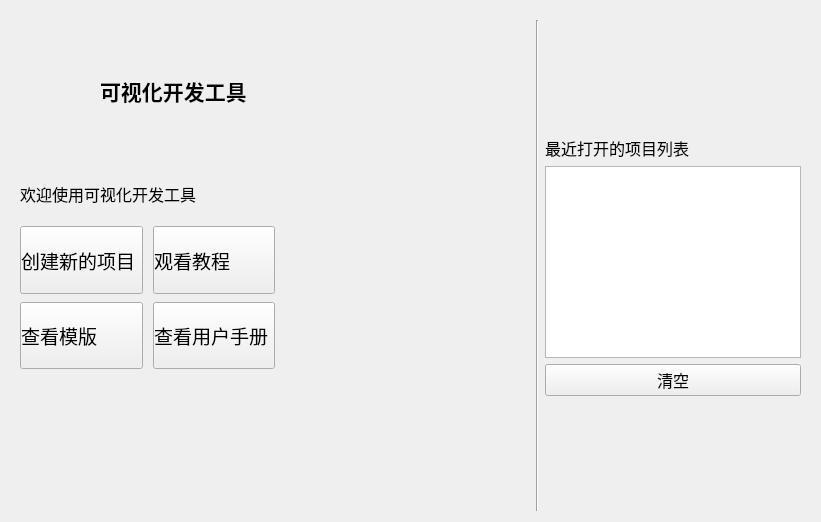
<?xml version="1.0" encoding="UTF-8"?>
<ui version="4.0">
 <class>HomeTemplateSelection</class>
 <widget class="QWidget" name="HomeTemplateSelection">
  <property name="geometry">
   <rect>
    <x>0</x>
    <y>0</y>
    <width>821</width>
    <height>522</height>
   </rect>
  </property>
  <property name="windowTitle">
   <string>Form</string>
  </property>
  <layout class="QHBoxLayout" name="horizontalLayout_2">
   <property name="leftMargin">
    <number>20</number>
   </property>
   <property name="topMargin">
    <number>20</number>
   </property>
   <property name="rightMargin">
    <number>20</number>
   </property>
   <item>
    <layout class="QVBoxLayout" name="verticalLayout">
     <property name="spacing">
      <number>20</number>
     </property>
     <item>
      <layout class="QHBoxLayout" name="horizontalLayout">
       <item>
        <widget class="QLabel" name="label">
         <property name="sizePolicy">
          <sizepolicy hsizetype="Expanding" vsizetype="Expanding">
           <horstretch>0</horstretch>
           <verstretch>0</verstretch>
          </sizepolicy>
         </property>
         <property name="maximumSize">
          <size>
           <width>60</width>
           <height>60</height>
          </size>
         </property>
         <property name="text">
          <string/>
         </property>
         <property name="pixmap">
          <pixmap resource="designer.qrc">:/qt-project.org/designer/designer.ico</pixmap>
         </property>
         <property name="scaledContents">
          <bool>true</bool>
         </property>
        </widget>
       </item>
       <item>
        <widget class="QLabel" name="label_2">
         <property name="sizePolicy">
          <sizepolicy hsizetype="Expanding" vsizetype="Expanding">
           <horstretch>0</horstretch>
           <verstretch>0</verstretch>
          </sizepolicy>
         </property>
         <property name="font">
          <font>
           <family>Microsoft YaHei</family>
           <pointsize>16</pointsize>
           <bold>true</bold>
          </font>
         </property>
         <property name="text">
          <string>可视化开发工具</string>
         </property>
        </widget>
       </item>
      </layout>
     </item>
     <item>
      <widget class="QLabel" name="label_3">
       <property name="sizePolicy">
        <sizepolicy hsizetype="Expanding" vsizetype="Preferred">
         <horstretch>0</horstretch>
         <verstretch>0</verstretch>
        </sizepolicy>
       </property>
       <property name="font">
        <font>
         <family>Microsoft YaHei</family>
         <pointsize>12</pointsize>
        </font>
       </property>
       <property name="text">
        <string>欢迎使用可视化开发工具</string>
       </property>
      </widget>
     </item>
     <item>
      <layout class="QGridLayout" name="gridLayout">
       <property name="horizontalSpacing">
        <number>10</number>
       </property>
       <property name="verticalSpacing">
        <number>8</number>
       </property>
       <item row="0" column="1">
        <widget class="QPushButton" name="pushButton_2">
         <property name="sizePolicy">
          <sizepolicy hsizetype="Expanding" vsizetype="Expanding">
           <horstretch>0</horstretch>
           <verstretch>0</verstretch>
          </sizepolicy>
         </property>
         <property name="font">
          <font>
           <family>Microsoft YaHei UI</family>
           <pointsize>14</pointsize>
          </font>
         </property>
         <property name="styleSheet">
          <string notr="true">text-align:left;</string>
         </property>
         <property name="text">
          <string>观看教程</string>
         </property>
         <property name="icon">
          <iconset resource="designer.qrc">
           <normaloff>:/qt-project.org/designer/images/play-button.png</normaloff>:/qt-project.org/designer/images/play-button.png</iconset>
         </property>
         <property name="iconSize">
          <size>
           <width>50</width>
           <height>50</height>
          </size>
         </property>
         <property name="autoDefault">
          <bool>false</bool>
         </property>
        </widget>
       </item>
       <item row="1" column="0">
        <widget class="QPushButton" name="pbViewTemplate">
         <property name="sizePolicy">
          <sizepolicy hsizetype="Expanding" vsizetype="Expanding">
           <horstretch>0</horstretch>
           <verstretch>0</verstretch>
          </sizepolicy>
         </property>
         <property name="font">
          <font>
           <family>Microsoft YaHei UI</family>
           <pointsize>14</pointsize>
          </font>
         </property>
         <property name="styleSheet">
          <string notr="true">text-align:left;</string>
         </property>
         <property name="text">
          <string>查看模版</string>
         </property>
         <property name="icon">
          <iconset resource="designer.qrc">
           <normaloff>:/qt-project.org/designer/images/folder.png</normaloff>:/qt-project.org/designer/images/folder.png</iconset>
         </property>
         <property name="iconSize">
          <size>
           <width>50</width>
           <height>50</height>
          </size>
         </property>
         <property name="autoDefault">
          <bool>false</bool>
         </property>
        </widget>
       </item>
       <item row="1" column="1">
        <widget class="QPushButton" name="pushButton_4">
         <property name="sizePolicy">
          <sizepolicy hsizetype="Expanding" vsizetype="Expanding">
           <horstretch>0</horstretch>
           <verstretch>0</verstretch>
          </sizepolicy>
         </property>
         <property name="font">
          <font>
           <family>Microsoft YaHei UI</family>
           <pointsize>14</pointsize>
          </font>
         </property>
         <property name="styleSheet">
          <string notr="true">text-align:left;</string>
         </property>
         <property name="text">
          <string>查看用户手册</string>
         </property>
         <property name="icon">
          <iconset resource="designer.qrc">
           <normaloff>:/qt-project.org/designer/images/information.png</normaloff>:/qt-project.org/designer/images/information.png</iconset>
         </property>
         <property name="iconSize">
          <size>
           <width>50</width>
           <height>50</height>
          </size>
         </property>
         <property name="autoDefault">
          <bool>false</bool>
         </property>
        </widget>
       </item>
       <item row="0" column="0">
        <widget class="QPushButton" name="pbNewProject">
         <property name="sizePolicy">
          <sizepolicy hsizetype="Expanding" vsizetype="Expanding">
           <horstretch>0</horstretch>
           <verstretch>0</verstretch>
          </sizepolicy>
         </property>
         <property name="font">
          <font>
           <family>Microsoft YaHei UI</family>
           <pointsize>14</pointsize>
          </font>
         </property>
         <property name="styleSheet">
          <string notr="true">text-align:left;</string>
         </property>
         <property name="text">
          <string>创建新的项目</string>
         </property>
         <property name="icon">
          <iconset resource="designer.qrc">
           <normaloff>:/qt-project.org/designer/images/new-document.png</normaloff>:/qt-project.org/designer/images/new-document.png</iconset>
         </property>
         <property name="iconSize">
          <size>
           <width>50</width>
           <height>50</height>
          </size>
         </property>
         <property name="autoDefault">
          <bool>false</bool>
         </property>
        </widget>
       </item>
      </layout>
     </item>
     <item>
      <spacer name="verticalSpacer">
       <property name="orientation">
        <enum>Qt::Vertical</enum>
       </property>
       <property name="sizeHint" stdset="0">
        <size>
         <width>20</width>
         <height>40</height>
        </size>
       </property>
      </spacer>
     </item>
    </layout>
   </item>
   <item>
    <spacer name="horizontalSpacer">
     <property name="orientation">
      <enum>Qt::Horizontal</enum>
     </property>
     <property name="sizeHint" stdset="0">
      <size>
       <width>211</width>
       <height>20</height>
      </size>
     </property>
    </spacer>
   </item>
   <item>
    <widget class="Line" name="line">
     <property name="orientation">
      <enum>Qt::Vertical</enum>
     </property>
    </widget>
   </item>
   <item>
    <layout class="QVBoxLayout" name="verticalLayout_3">
     <item>
      <spacer name="verticalSpacer_2">
       <property name="orientation">
        <enum>Qt::Vertical</enum>
       </property>
       <property name="sizeHint" stdset="0">
        <size>
         <width>20</width>
         <height>40</height>
        </size>
       </property>
      </spacer>
     </item>
     <item>
      <layout class="QVBoxLayout" name="verticalLayout_2">
       <item>
        <widget class="QLabel" name="label_4">
         <property name="font">
          <font>
           <family>Microsoft YaHei</family>
           <pointsize>12</pointsize>
          </font>
         </property>
         <property name="text">
          <string>最近打开的项目列表</string>
         </property>
        </widget>
       </item>
       <item>
        <widget class="QListWidget" name="lstRecent"/>
       </item>
       <item>
        <widget class="QPushButton" name="pushButton_5">
         <property name="font">
          <font>
           <family>Microsoft YaHei</family>
           <pointsize>12</pointsize>
          </font>
         </property>
         <property name="text">
          <string>清空</string>
         </property>
        </widget>
       </item>
      </layout>
     </item>
     <item>
      <spacer name="verticalSpacer_3">
       <property name="orientation">
        <enum>Qt::Vertical</enum>
       </property>
       <property name="sizeHint" stdset="0">
        <size>
         <width>20</width>
         <height>40</height>
        </size>
       </property>
      </spacer>
     </item>
    </layout>
   </item>
  </layout>
 </widget>
 <resources>
  <include location="designer.qrc"/>
 </resources>
 <connections/>
</ui>
